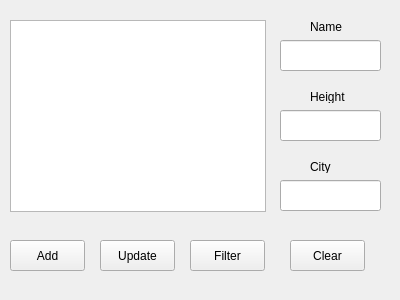
<?xml version="1.0" encoding="UTF-8"?>
<ui version="4.0">
 <class>Gui</class>
 <widget class="QWidget" name="Gui">
  <property name="geometry">
   <rect>
    <x>0</x>
    <y>0</y>
    <width>400</width>
    <height>300</height>
   </rect>
  </property>
  <property name="windowTitle">
   <string>Gui</string>
  </property>
  <widget class="QListWidget" name="ListWidget">
   <property name="geometry">
    <rect>
     <x>10</x>
     <y>20</y>
     <width>256</width>
     <height>192</height>
    </rect>
   </property>
  </widget>
  <widget class="QPushButton" name="AddButton">
   <property name="geometry">
    <rect>
     <x>10</x>
     <y>240</y>
     <width>75</width>
     <height>31</height>
    </rect>
   </property>
   <property name="text">
    <string>Add</string>
   </property>
  </widget>
  <widget class="QPushButton" name="UpdateButton">
   <property name="geometry">
    <rect>
     <x>100</x>
     <y>240</y>
     <width>75</width>
     <height>31</height>
    </rect>
   </property>
   <property name="text">
    <string>Update</string>
   </property>
  </widget>
  <widget class="QPushButton" name="FilterButton">
   <property name="geometry">
    <rect>
     <x>190</x>
     <y>240</y>
     <width>75</width>
     <height>31</height>
    </rect>
   </property>
   <property name="text">
    <string>Filter</string>
   </property>
  </widget>
  <widget class="QPushButton" name="ClearButton">
   <property name="geometry">
    <rect>
     <x>290</x>
     <y>240</y>
     <width>75</width>
     <height>31</height>
    </rect>
   </property>
   <property name="text">
    <string>Clear</string>
   </property>
  </widget>
  <widget class="QLineEdit" name="NameEdit">
   <property name="geometry">
    <rect>
     <x>280</x>
     <y>40</y>
     <width>101</width>
     <height>31</height>
    </rect>
   </property>
  </widget>
  <widget class="QLineEdit" name="HeightEdit">
   <property name="geometry">
    <rect>
     <x>280</x>
     <y>110</y>
     <width>101</width>
     <height>31</height>
    </rect>
   </property>
  </widget>
  <widget class="QLineEdit" name="CityEdit">
   <property name="geometry">
    <rect>
     <x>280</x>
     <y>180</y>
     <width>101</width>
     <height>31</height>
    </rect>
   </property>
  </widget>
  <widget class="QLabel" name="label">
   <property name="geometry">
    <rect>
     <x>310</x>
     <y>20</y>
     <width>47</width>
     <height>13</height>
    </rect>
   </property>
   <property name="text">
    <string>Name</string>
   </property>
  </widget>
  <widget class="QLabel" name="label_2">
   <property name="geometry">
    <rect>
     <x>310</x>
     <y>90</y>
     <width>47</width>
     <height>13</height>
    </rect>
   </property>
   <property name="text">
    <string>Height</string>
   </property>
  </widget>
  <widget class="QLabel" name="label_3">
   <property name="geometry">
    <rect>
     <x>310</x>
     <y>160</y>
     <width>47</width>
     <height>13</height>
    </rect>
   </property>
   <property name="text">
    <string>City</string>
   </property>
  </widget>
 </widget>
 <layoutdefault spacing="6" margin="11"/>
 <resources/>
 <connections/>
</ui>
